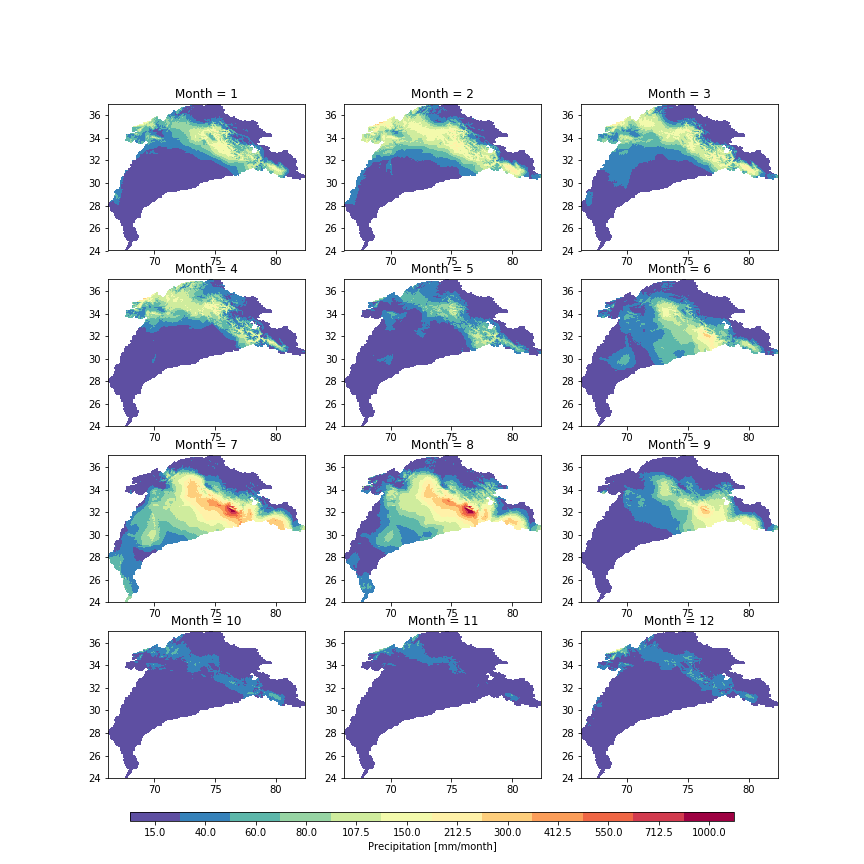

Write Python code to recreate this figure.
# -*- coding: utf-8 -*-
"""
Created on Thu Jun 14 12:12:11 2018

@author: wangy
"""

import xarray as xr
import pandas as pd
import numpy as np
import matplotlib.pyplot as plt
import os
import matplotlib.colors as colors


outpath = os.path.join('..', 'CWATM_outputTemp')

dom = [31,28.25,31,30,31,30,31,31,30,31,30,31]
            
f = xr.open_dataset(os.path.join(outpath, 'Precipitation_monthavg.nc'), \
                    decode_times=False)

precip = f.Precipitation_monthavg.assign_coords(time = \
         pd.date_range(start='1995-01-01', end='2010-12-31', freq='MS'))

precip_clim = precip.groupby('time.month').mean(dim='time')

f.close()


bounds = np.array([0., 30., 50., 70., 90., 125., 175., 250., 350., 475., \
                   625., 800., 1200.])
norm = colors.BoundaryNorm(boundaries=bounds, ncolors=256)

fig, axes = plt.subplots(4, 3, figsize=(12,12))
axes = axes.flat
for count in range(12):
    # (with converstion to mm/month)
    monthdata = precip_clim[{'month':count}] * dom[count] * 1000.
    
    X, Y = np.meshgrid(list(monthdata.lon.values), list(monthdata.lat.values))

    im = axes[count].pcolormesh(X, Y, \
             monthdata.values, cmap='Spectral_r', norm=norm)

    axes[count].set_title('Month = '+str(count+1))

fig.subplots_adjust(bottom=0.1)
cbar_ax = fig.add_axes([0.15, 0.05, 0.7, 0.01])
cbar = fig.colorbar(im, ax=axes[0], cax=cbar_ax, \
                    ticks = (bounds[1:] + bounds[:-1])/2, \
                    orientation = 'horizontal', label='Precipitation [mm/month]')
fig.savefig('plot_indus5min_precipitation.png')